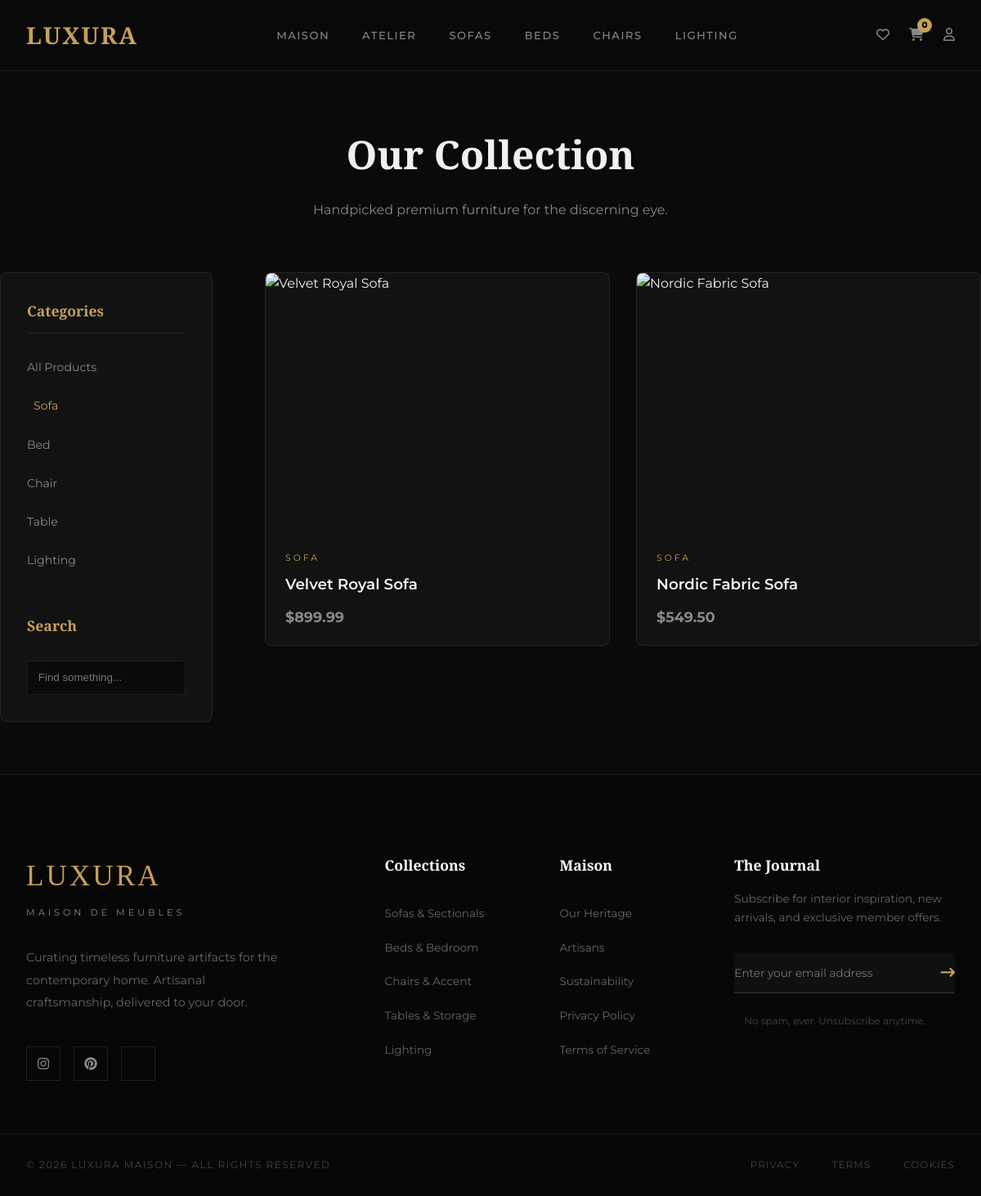
The page /shop.php?category=1 (signed in) on the database its author committed.
### tables this page shows
CREATE TABLE IF NOT EXISTS categories (
    id INT AUTO_INCREMENT PRIMARY KEY,
    name VARCHAR(50) NOT NULL,
    slug VARCHAR(50) UNIQUE NOT NULL
);

CREATE TABLE IF NOT EXISTS products (
    id INT AUTO_INCREMENT PRIMARY KEY,
    category_id INT,
    name VARCHAR(100) NOT NULL,
    description TEXT,
    price DECIMAL(10, 2) NOT NULL,
    image VARCHAR(255),
    stock INT DEFAULT 0,
    is_active TINYINT(1) DEFAULT 1,
    created_at TIMESTAMP DEFAULT CURRENT_TIMESTAMP,
    FOREIGN KEY (category_id) REFERENCES categories(id) ON DELETE SET NULL
);

### shop.php (the view, shortened to what this page needs)
<?php
include 'includes/header.php';
$category_id = isset($_GET['category']) ? (int)$_GET['category'] : 0;
$search = isset($_GET['search']) ? $conn->real_escape_string($_GET['search']) : '';
$query = "SELECT p.*, c.name as cat_name FROM products p JOIN categories c ON p.category_id = c.id WHERE 1=1";
if($category_id > 0) {
    $query .= " AND p.category_id = $category_id";
}
$query .= " ORDER BY p.created_at DESC";
$result = $conn->query($query);
?>
<div class="container" style="padding: 4rem 0;">
    <div style="text-align: center; margin-bottom: 4rem;">
        <h2 style="font-family: 'Playfair Display', serif; font-size: 3rem; margin-bottom: 1rem;">Our Collection</h2>
        <p style="color: var(--text-muted);">Handpicked premium furniture for the discerning eye.</p>
    </div>
    <div class="shop-layout">
        <aside class="sidebar animate-up">
            <h3>Categories</h3>
            <ul class="filter-list">
                <li><a href="shop.php" class="<?php echo $category_id == 0 ? 'active' : ''; ?>">All Products</a></li>
                <?php
                $cats = $conn->query("SELECT * FROM categories");
                while($cat = $cats->fetch_assoc()):
                ?>
                    <li><a href="shop.php?category=<?php echo $cat['id']; ?>" class="<?php echo $category_id == $cat['id'] ? 'active' : ''; ?>"><?php echo $cat['name']; ?></a></li>
                <?php endwhile; ?>
            </ul>
            <div style="margin-top: 3rem;">
                <h3 style="border: none; margin-bottom: 1rem;">Search</h3>
                <form action="" method="GET">
                    <input type="text" name="search" class="form-control" style="width: 100%; padding: 0.8rem; background: var(--bg); border: 1px solid var(--border); color: #fff;" placeholder="Find something..." value="<?php echo $search; ?>">
                </form>
            </div>
        </aside>
        <main>
            <?php if($result->num_rows > 0): ?>
                <div class="product-grid">
                    <?php while($prod = $result->fetch_assoc()): ?>
                        <div class="product-card animate-up">
                            <div class="product-img">
                            </div>
                            <div class="product-info">
                                <span class="product-cat"><?php echo $prod['cat_name']; ?></span>
                                <h3 class="product-name"><?php echo $prod['name']; ?></h3>
                                <p class="product-price"><?php echo CURRENCY . number_format($prod['price'], 2); ?></p>
                            </div>
                        </div>
                    <?php endwhile; ?>
                </div>
            <?php endif; ?>
        </main>
    </div>
</div>
<?php include 'includes/footer.php'; ?>

### assets/css/style.css (style rules this page uses)
*, *::before, *::after { margin:0; padding:0; box-sizing:border-box; }
:root { --bg: #0a0a0a; --surface: #121212; --accent: #1c1c1c; --primary: #c5a059; --primary-hover: #e0b975; --text: #f0f0f0; --text-muted: #888; --border: rgba(255,255,255,0.08); --shadow: 0 20px 60px rgba(0,0,0,0.6); --transition: all 0.3s cubic-bezier(0.4,0,0.2,1); }
body { font-family:'Montserrat',sans-serif; background:var(--bg); color:var(--text); line-height:1.6; overflow-x:hidden; }
a { text-decoration:none; color:inherit; transition:var(--transition); }
ul { list-style:none; }
.container { max-width:1400px; margin:0 auto; padding:0 2rem; }
.shop-layout { display:grid; grid-template-columns:260px 1fr; gap:4rem; }
.sidebar { background:var(--surface); padding:2rem; border-radius:8px; border:1px solid var(--border); position:sticky; top:110px; height:fit-content; }
.sidebar h3 { font-family:'Playfair Display',serif; font-size:1.1rem; color:var(--primary); margin-bottom:1.5rem; padding-bottom:0.75rem; border-bottom:1px solid var(--border); }
.filter-list li { margin-bottom:0.75rem; }
.filter-list a { color:var(--text-muted); font-size:0.88rem; display:block; padding:0.4rem 0; transition:var(--transition); }
.filter-list a:hover, .filter-list a.active { color:var(--primary); padding-left:0.5rem; }
.product-grid { display:grid; grid-template-columns:repeat(auto-fill, minmax(280px,1fr)); gap:2rem; }
.product-card { background:var(--surface); border:1px solid var(--border); border-radius:8px; overflow:hidden; transition:var(--transition); }
.product-img { height:320px; position:relative; overflow:hidden; }
.product-info { padding:1.25rem 1.5rem; }
.product-cat { font-size:0.68rem; text-transform:uppercase; letter-spacing:3px; color:var(--primary); margin-bottom:0.5rem; display:block; }
.product-name { font-size:1.15rem; font-weight:600; margin-bottom:0.75rem; }
.product-price { font-size:1.1rem; font-weight:700; color:var(--text-muted); }
.animate-up { animation: fadeInUp 0.7s ease forwards; }

### rows shown on the page
categories: name "Sofa"
categories: name "Bed"
categories: name "Chair"
categories: name "Table"
categories: name "Lighting"
products: category.name "SOFA", name "Velvet Royal Sofa", price "899.99"
products: category.name "SOFA", name "Nordic Fabric Sofa", price "549.50"

### other values the page prints
$cqty "0"
